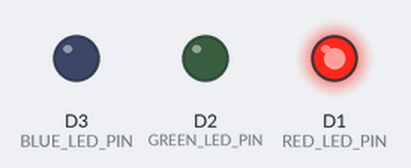
Simulated run of this sketch. Board: ESP8266 (NodeMCU). On the bench: output pins drawn as LEDs (lit = HIGH).

Above: at 0.2 s.
At 1.2 s:
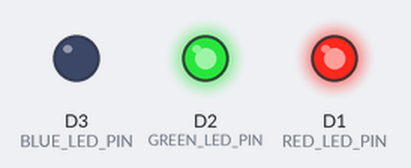
At 1.7 s:
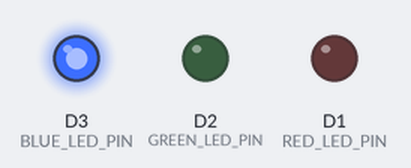
At 2.2 s:
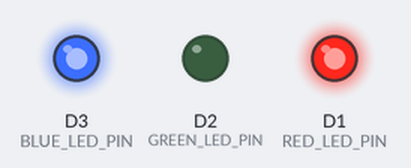
At 3.2 s:
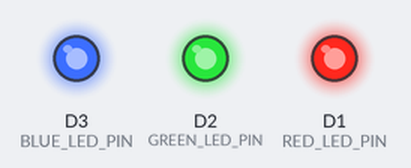
At 4.7 s:
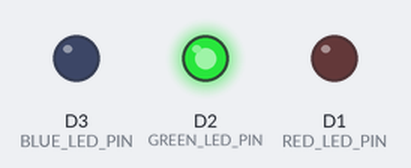
Timing chart, 0 to 5.2 s (numbered marks = the images above):
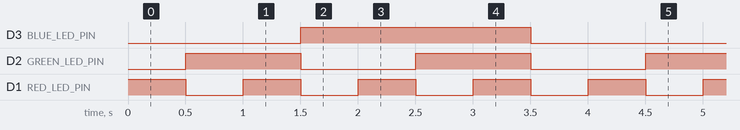

Measured:
- by itself, D3 (BLUE_LED_PIN): alternates HIGH for 2.0 s and LOW for 2.0 s
- by itself, D2 (GREEN_LED_PIN): alternates HIGH for 1.0 s and LOW for 1.0 s
- by itself, D1 (RED_LED_PIN): alternates HIGH for 0.50 s and LOW for 0.50 s

The sketch:

LED_ESP8266_PURSUIT.ino
```cpp
// const int red_led = D1;
// const int green_led =D2;
// const int yellow_led = D3;

//      void setup()
//     {

//      pinMode(red_led, OUTPUT);
//      pinMode(yellow_led, OUTPUT);
//      pinMode(green_led, OUTPUT);
//     }


//     void loop()
//     {

//       digitalWrite(red_led,HIGH);
//       delay(2000);
//       digitalWrite(red_led, LOW);

//       digitalWrite(yellow_led,HIGH);
//       delay(1500);
//       digitalWrite(yellow_led, LOW);

//       digitalWrite(green_led,HIGH);
//       delay(1500);
//       digitalWrite(green_led, LOW);

//     }

const int RED_LED_PIN = D1,  GREEN_LED_PIN = D2, BLUE_LED_PIN = D3;


#define RED_LED_MODE (mode & 1)

#define GREEN_LED_MODE (mode & 2)

#define BLUE_LED_MODE (mode & 4)

uint8_t mode = 1;

void setup() {

// Define PINMODE of the LED to be OUTPUT

pinMode(RED_LED_PIN, OUTPUT);

pinMode(GREEN_LED_PIN, OUTPUT);

pinMode(BLUE_LED_PIN, OUTPUT);

}

void loop()
{

digitalWrite(RED_LED_PIN, RED_LED_MODE);

digitalWrite(GREEN_LED_PIN, GREEN_LED_MODE);

digitalWrite(BLUE_LED_PIN, BLUE_LED_MODE);

delay(500);

mode = (mode + 1) % 8;

}
```
